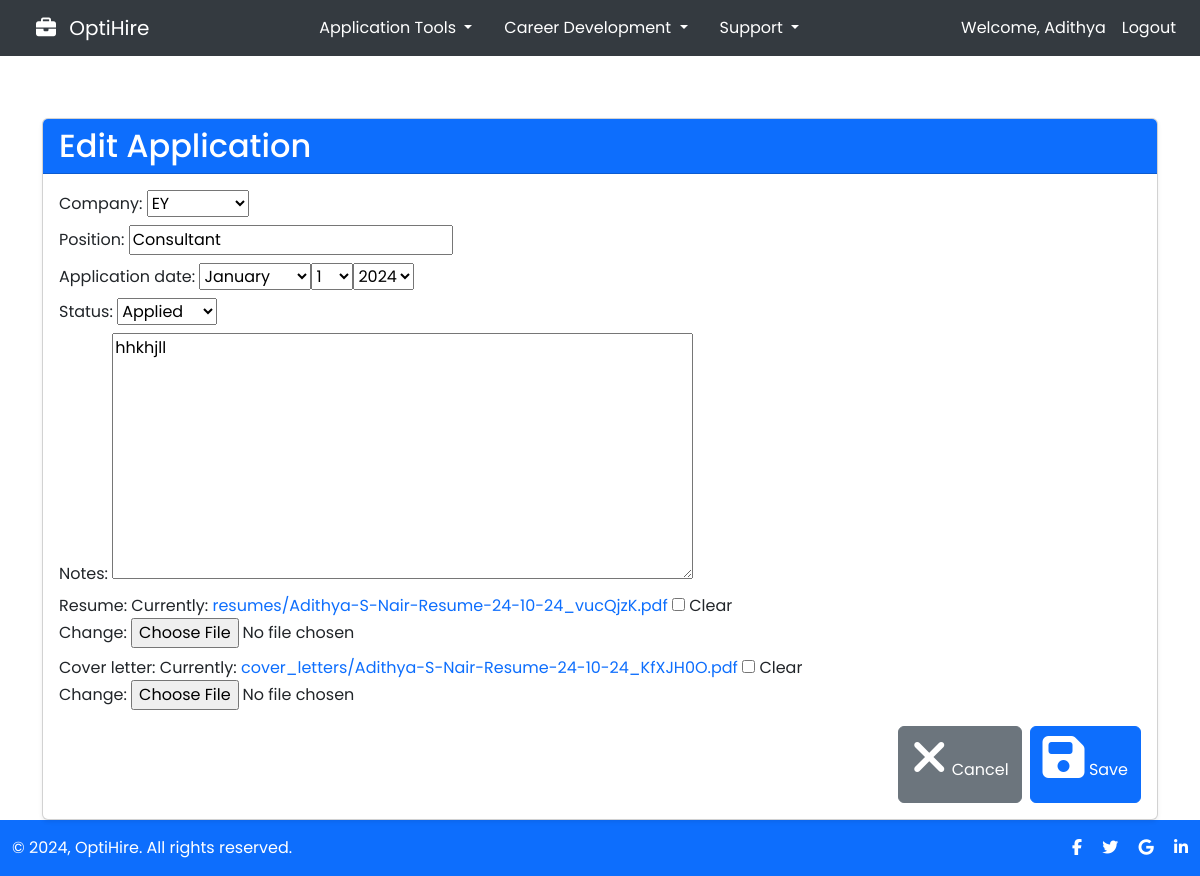
The page /application-tracking/2/edit/ (signed in) on the database its author committed.
### application_tracking/models.py (models this page shows, shortened)
class JobApplication(models.Model):
    STATUS_CHOICES = [
        ('Applied', 'Applied'),
        ('Interview', 'Interview'),
        ('Offer', 'Offer'),
        ('Rejected', 'Rejected'),
        ('Accepted', 'Accepted'),
    ]
    user = models.ForeignKey(User, on_delete=models.CASCADE)
    company = models.ForeignKey(Company, on_delete=models.CASCADE)
    position = models.CharField(max_length=255)
    application_date = models.DateField()
    status = models.CharField(max_length=20, choices=STATUS_CHOICES, default='Applied')
    notes = models.TextField(blank=True)
    resume = models.FileField(upload_to='resumes/', blank=True, null=True)
    cover_letter = models.FileField(upload_to='cover_letters/', blank=True, null=True)

### application_tracking/views.py (the view)
# urls.py: path('<int:pk>/edit/', views.application_edit, name='application_edit'),
@login_required
def application_edit(request, pk):
    application = get_object_or_404(JobApplication, pk=pk, user=request.user)
    if request.method == 'POST':
        form = JobApplicationForm(request.POST, request.FILES, instance=application)
        if form.is_valid():
            form.save()
            messages.success(request, 'Application updated successfully.')
            return redirect('application_tracking:application_detail', pk=pk)
    else:
        form = JobApplicationForm(instance=application)
    return render(request, 'application_tracking/application_form.html', {'form': form})

### application_tracking/forms.py
class JobApplicationForm(forms.ModelForm):
    application_date = forms.DateField(widget=forms.SelectDateWidget)
    class Meta:
        model = JobApplication
        fields = ['company', 'position', 'application_date', 'status', 'notes', 'resume', 'cover_letter']

### application_tracking/models.py (called while the page is built)
    def __str__(self):
        return self.name

### application_tracking/templates/application_tracking/application_form.html (shortened to what this page needs)
<!DOCTYPE html>
<html lang="en">
<head>
    {% load static %}
    <link rel="stylesheet" href="{% static 'css/bootstrap.min.css' %}">
    <link rel="stylesheet" href="{% static 'css/styles.css' %}">
    <link href="https://cdnjs.cloudflare.com/ajax/libs/font-awesome/6.7.1/css/all.min.css" rel="stylesheet">
</head>
<body>
    {% include 'navbar.html' %}
    <div class="container mt-5">
        <div class="card shadow-sm">
            <div class="card-header bg-primary text-white">
                <h2 class="mb-0">{% if form.instance.pk %}Edit Application{% else %}Add New Application{% endif %}</h2>
            </div>
            <div class="card-body">
                <form method="post" enctype="multipart/form-data">
                    {{ form.as_p }}
                    <div class="d-flex justify-content-end mt-3">
                        <a href="{% url 'application_tracking:application_list' %}" class="btn btn-secondary me-2">
                            <i class="fas fa-times"></i> Cancel
                        </a>
                        <button type="submit" class="btn btn-primary">
                            <i class="fas fa-save"></i> Save
                        </button>
                    </div>
                </form>
            </div>
        </div>
    </div>
    {% include 'footer.html' %}
</body>
</html>

### templates/navbar.html (shortened to what this page needs)
<!DOCTYPE html>
<html lang="en">
<head>
    {% load static %}
    <link href="{% static 'css/bootstrap.min.css' %}" rel="stylesheet">
    <link rel="stylesheet" href="{% static 'css/styles.css' %}">
    <link rel="stylesheet" href="{% static 'css/fontawesome.min.css' %}">
    <link href="https://cdnjs.cloudflare.com/ajax/libs/font-awesome/6.7.1/css/all.min.css" rel="stylesheet">
</head>
<body class="m-0">
<nav class="navbar navbar-expand-lg navbar-dark fixed-top w-100">
    <div class="container-fluid px-3">
        <a class="navbar-brand" href="{% url 'home:landing_page' %}">
            <i class="fas fa-briefcase me-2"></i> OptiHire
        </a>
        <div class="collapse navbar-collapse justify-content-between" id="navbarContent">
            <ul class="navbar-nav mx-auto">
                <li class="nav-item dropdown mx-2">
                    <a class="nav-link dropdown-toggle" href="#" id="navbarDropdownApplications" role="button"
                       data-bs-toggle="dropdown" aria-expanded="false">
                        Application Tools
                    </a>
                </li>
                <li class="nav-item dropdown mx-2">
                    <a class="nav-link dropdown-toggle" href="#" id="navbarDropdownCareer" role="button"
                       data-bs-toggle="dropdown" aria-expanded="false">
                        Career Development
                    </a>
                    <li class="nav-item dropdown mx-2">
                        <a class="nav-link dropdown-toggle" href="#" id="navbarDropdownSupport" role="button"
                           data-bs-toggle="dropdown" aria-expanded="false">
                            Support
                        </a>
                    </li>
                </li>
            </ul>
            <ul class="navbar-nav">
                {% if user.is_authenticated %}
                    <li class="nav-item">
                        <a class="nav-link">Welcome, {{ user.username|capfirst }}</a>
                    </li>
                    <li class="nav-item">
                        <a class="nav-link" href="{% url 'home:logout' %}">Logout</a>
                    </li>
                {% endif %}
            </ul>
        </div>
    </div>
</nav>
</body>
</html>

### static/css/styles.css (style rules this page uses)
body { font-family: 'Poppins', sans-serif; padding-top: 70px; }
a { text-decoration: none; }
.card-header { background-color: #ffffff; }
.card-body p { margin-bottom: 0.5rem; }
.card i { font-size: 3rem; margin-bottom: 15px; }

### templates/navbar.html (style rules this page uses)
.navbar { background-color: #343a40; margin-bottom: 0; padding-top: 0; }
.navbar-brand { margin-left: 20px; font-family: 'Poppins', sans-serif; }
.navbar-nav .nav-link { color: #ffffff; }
body { margin-top: 0; }

### rows shown on the page
JobApplication: company "EY", position "Consultant", status "Applied", notes "hhkhjll"

### other values the page prints
{{ user.username|capfirst }} "Adithya"
